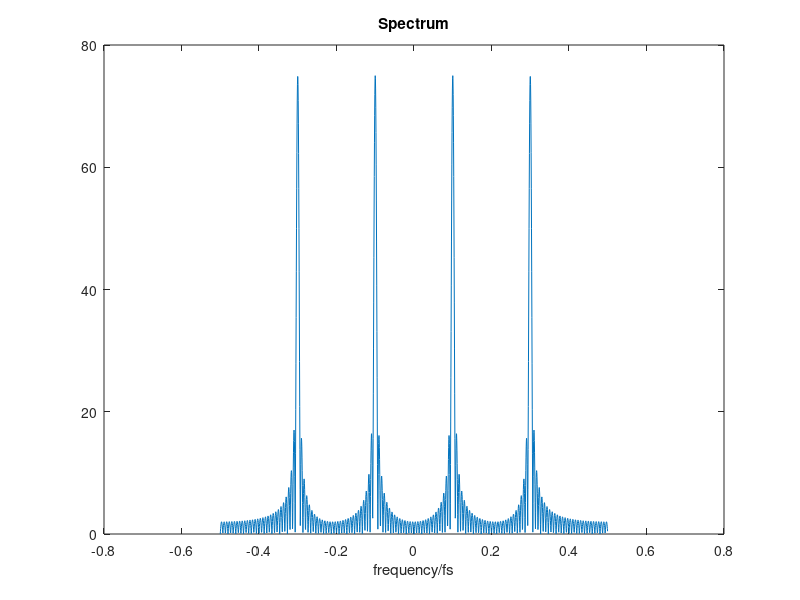

Write MATLAB code to recreate this figure. (Note: this script raises an error after producing the figure.)
%Spectrum Analysisbusing DFT and fftshift()
clc; 
clear all; 
close all;
n =[0 :149];
x1 = cos(2*pi*n*0.1)+cos(2*pi*n*0.3);
N = 2048;
X = abs (fft (x1, N));
X = fftshift (X) ;      % The fftshift() function helps in shifting the 
                        % zero component to the center.
F = [-N/2: N/2-1] /N;
plot (F, X)
xlabel ('frequency/fs')
title ('Spectrum') 

%Spectrum Analysis of audio signal using DFT
clc;
clear all;
close all;
load chirp
N=2048;
X=abs(fft(y,N));
X=fftshift(X);
F=[-N/2 : N/2-1]/N;
plot(F,X)
xlabel('frequency / f_s')
title('spectrum');